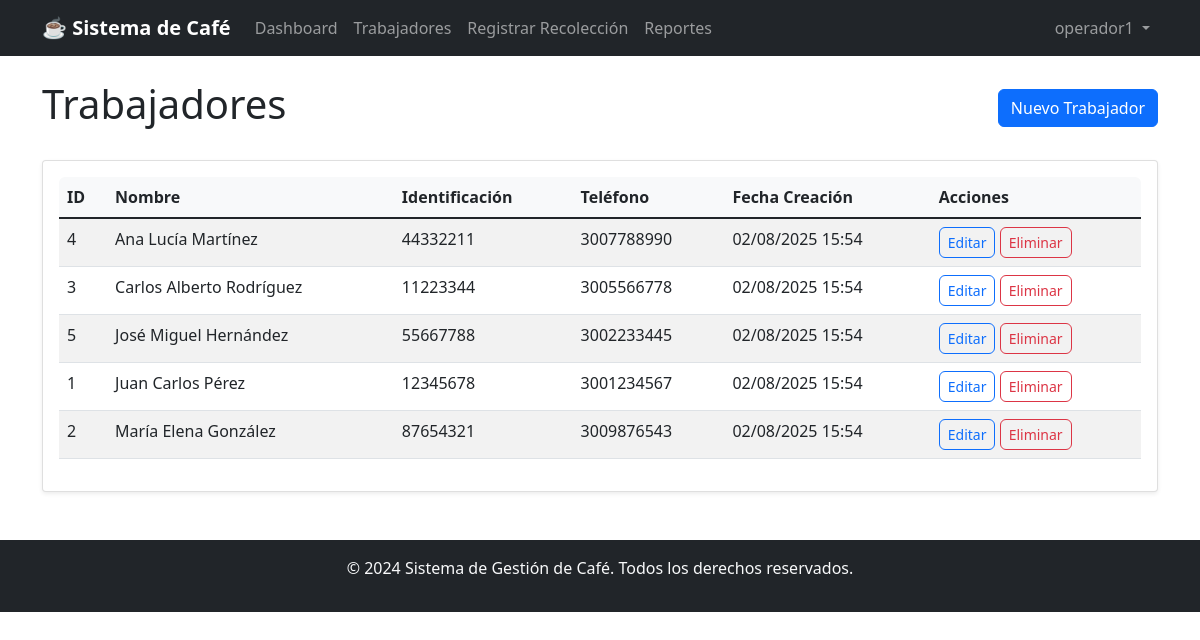
/index.php?accion=trabajadores (signed in), run on the app's committed database.
### tables this page shows
CREATE TABLE trabajadores (
    id INT AUTO_INCREMENT PRIMARY KEY,
    nombre VARCHAR(100) NOT NULL,
    identificacion VARCHAR(20) UNIQUE NOT NULL,
    telefono VARCHAR(20),
    direccion TEXT,
    fecha_creacion DATETIME DEFAULT CURRENT_TIMESTAMP,
    activo BOOLEAN DEFAULT TRUE
);

### controladores/ControladorBase.php (called while the page is built, shortened)
<?php
class ControladorBase {
    protected function cargarVista($vista, $datos = []) {
        extract($datos);
        require_once "vistas/{$vista}.php";
    }
}
?>

### controladores/ControladorTrabajador.php (called while the page is built, shortened)
<?php
require_once 'controladores/ControladorBase.php';
require_once 'modelos/ModeloTrabajador.php';
class ControladorTrabajador extends ControladorBase {
    private $modeloTrabajador;
    public function __construct() {
        $this->modeloTrabajador = new ModeloTrabajador();
    }
    public function listar() {
        $trabajadores = $this->modeloTrabajador->obtenerTodos();
        $this->cargarVista('trabajadores/listar', ['trabajadores' => $trabajadores]);
    }
}
?>

### modelos/ModeloBase.php (called while the page is built, shortened)
<?php
require_once 'config/conexion.php';
class ModeloBase {
    public function __construct() {
        $db = new Conexion();
        $this->conexion = $db->obtenerConexion();
    }
}
?>

### config/conexion.php (called while the page is built)
<?php
class Conexion {
    private $host = 'localhost';
    private $usuario = 'root';
    private $contrasena = '';
    private $base_datos = 'cafe_db';
    private $conexion;
    public function __construct() {
        try {
            $this->conexion = new PDO(
                "mysql:host={$this->host};dbname={$this->base_datos};charset=utf8mb4",
                $this->usuario,
                $this->contrasena,
                [
                    PDO::ATTR_ERRMODE => PDO::ERRMODE_EXCEPTION,
                    PDO::ATTR_DEFAULT_FETCH_MODE => PDO::FETCH_ASSOC
                ]
            );
        } catch (PDOException $e) {
            die("Error de conexión: " . $e->getMessage());
        }
    }
    public function obtenerConexion() {
        return $this->conexion;
    }
}
?>

### modelos/ModeloTrabajador.php (called while the page is built, shortened)
<?php
require_once 'modelos/ModeloBase.php';
class ModeloTrabajador extends ModeloBase {
    public function obtenerTodos() {
        $sql = "SELECT * FROM trabajadores ORDER BY nombre";
        $stmt = $this->conexion->prepare($sql);
        $stmt->execute();
        return $stmt->fetchAll();
    }
}
?>

### vistas/trabajadores/listar.php (the view)
<?php include 'vistas/layout/header.php'; ?>
<div class="d-flex justify-content-between align-items-center mb-4">
    <h1>Trabajadores</h1>
    <a href="index.php?accion=trabajador_formulario" class="btn btn-primary">Nuevo Trabajador</a>
</div>
<div class="card">
    <div class="card-body">
        <div class="table-responsive">
            <table class="table table-striped">
                <thead>
                    <tr>
                        <th>ID</th>
                        <th>Nombre</th>
                        <th>Identificación</th>
                        <th>Teléfono</th>
                        <th>Fecha Creación</th>
                        <th>Acciones</th>
                    </tr>
                </thead>
                <tbody>
                    <?php foreach ($trabajadores as $trabajador): ?>
                    <tr>
                        <td><?php echo $trabajador['id']; ?></td>
                        <td><?php echo htmlspecialchars($trabajador['nombre']); ?></td>
                        <td><?php echo htmlspecialchars($trabajador['identificacion']); ?></td>
                        <td><?php echo htmlspecialchars($trabajador['telefono']); ?></td>
                        <td><?php echo date('d/m/Y H:i', strtotime($trabajador['fecha_creacion'])); ?></td>
                        <td>
                            <a href="index.php?accion=trabajador_formulario&id=<?php echo $trabajador['id']; ?>"
                               class="btn btn-sm btn-outline-primary">Editar</a>
                            <a href="index.php?accion=trabajador_eliminar&id=<?php echo $trabajador['id']; ?>"
                               class="btn btn-sm btn-outline-danger"
                               onclick="return confirm('¿Está seguro de eliminar este trabajador?')">Eliminar</a>
                        </td>
                    </tr>
                    <?php endforeach; ?>
                </tbody>
            </table>
        </div>
    </div>
</div>
<?php include 'vistas/layout/footer.php'; ?>

### assets/css/estilos.css (style rules this page uses)
body { font-family: "Segoe UI", Tahoma, Geneva, Verdana, sans-serif; }
.card { box-shadow: 0 0.125rem 0.25rem rgba(0, 0, 0, 0.075); border: 1px solid rgba(0, 0, 0, 0.125); }
.table th { background-color: #f8f9fa; font-weight: 600; }
.btn { border-radius: 0.375rem; }
.table-responsive { border-radius: 0.375rem; }
.btn-group-sm > .btn, .btn-sm { padding: 0.25rem 0.5rem; font-size: 0.875rem; }

### data on the page
trabajadores: id "4", nombre "Ana Lucía Martínez", identificacion "44332211", telefono "3007788990", fecha_creacion "02/08/2025 15:54"
trabajadores: id "3", nombre "Carlos Alberto Rodríguez", identificacion "11223344", telefono "3005566778", fecha_creacion "02/08/2025 15:54"
trabajadores: id "5", nombre "José Miguel Hernández", identificacion "55667788", telefono "3002233445", fecha_creacion "02/08/2025 15:54"
trabajadores: id "1", nombre "Juan Carlos Pérez", identificacion "12345678", telefono "3001234567", fecha_creacion "02/08/2025 15:54"
trabajadores: id "2", nombre "María Elena González", identificacion "87654321", telefono "3009876543", fecha_creacion "02/08/2025 15:54"

### other printed values
$_SESSION['usuario_nombre'] "operador1"
